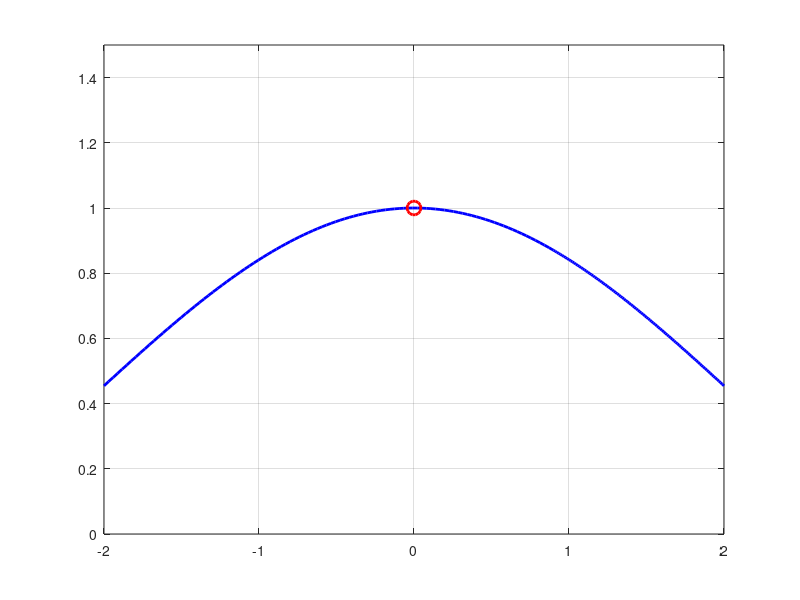

This figure's MATLAB source: (Note: this script raises an error after producing the figure.)
clear all;
clf; % Limpia el gráfico previo

% 1. Definir un rango de puntos muy cercanos a 0, pero EXCLUYENDO el 0
% Usamos dos rangos: uno que viene por la izquierda y otro por la derecha
%( , ,Cantidad de puntos)
x_izquierda = linspace(-2, 0.9, 100);
x_derecha   = linspace(0.9, 2, 100);
x = [x_izquierda, x_derecha]; % Unimos los puntos

% 2. Calcular la función f(x) = sin(x) / x
% Usamos ./ para que la división se haga elemento por elemento
y = sin(x) ./ x;
%y = 2*x ./ x.^2;
%y = 2*x ./ x-1;

% 3. Graficar la curva de la función
plot(x, y, 'b', 'LineWidth', 2);
hold on;

% 4. Graficar el LÍMITE (el punto al que se aproxima)
% El límite matemático cuando x->0 es 1. Ponemos un marcador rojo en (0,1)
limite_x = 0;
limite_y = 1;
plot(limite_x, limite_y, 'ro', 'MarkerSize', 10, 'LineWidth', 2);

% 5. Estética del gráfico
grid on;
axis([-2, 2, 0, 1.5]); % Centramos la vista alrededor del límite
ax = gca;
ax.XAxisLocation = 'origin'; % Coloca el eje X en el cero real

title('Visualizacion del Limite de f(x) = sin(x)/x cuando x -> 0');
xlabel('Eje X');
ylabel('Eje Y');
legend('f(x) = sin(x)/x', 'Limite = 1', 'Location', 'South');
hold off;
